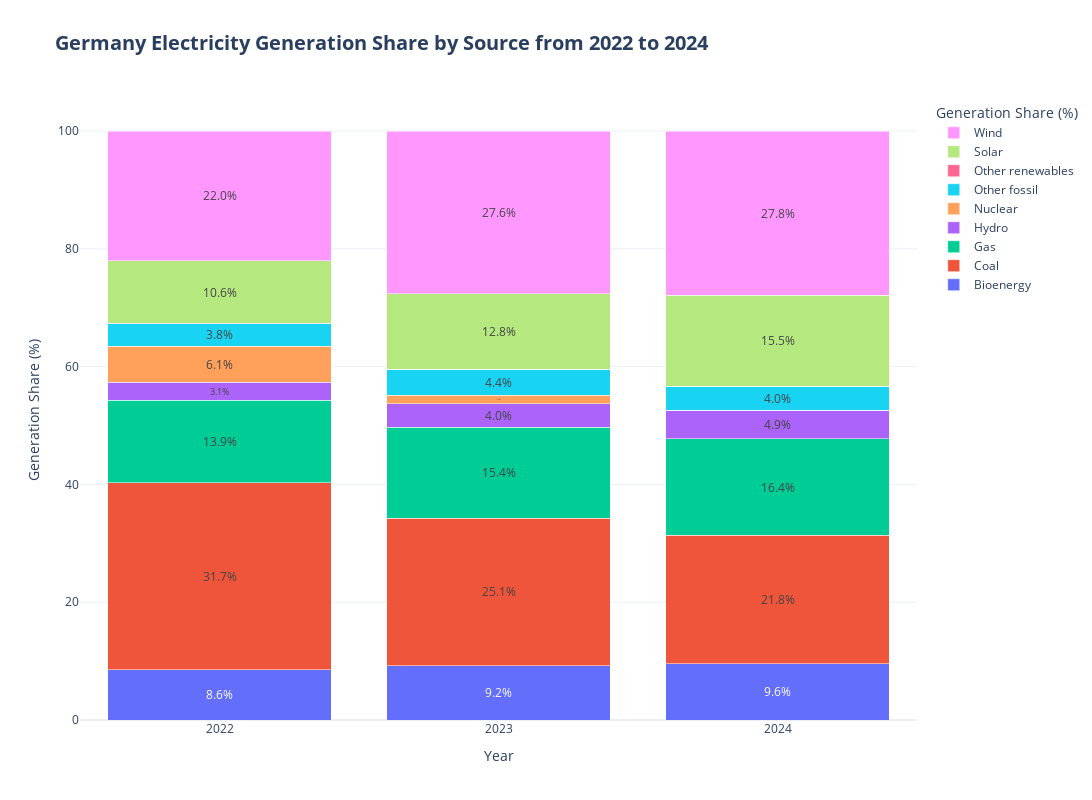

This figure's notebook cell:
### Code cell
plot_electricity_gen_share(df_ger, "Germany", save_as_html=True)

### Figure 1 — Plotly figure (JSON) as saved in the notebook; plotly's stock layout.template omitted (floating-point values rounded to 4 significant figures)
{"data": [{"insidetextanchor": "middle", "name": "Bioenergy", "text": ["8.6%", "9.2%", "9.6%"], "textposition": "inside", "type": "bar", "x": [2022, 2023, 2024], "y": [8.57, 9.21, 9.58]}, {"insidetextanchor": "middle", "name": "Coal", "text": ["31.7%", "25.1%", "21.8%"], "textposition": "inside", "type": "bar", "x": [2022, 2023, 2024], "y": [31.74, 25.08, 21.78]}, {"insidetextanchor": "middle", "name": "Gas", "text": ["13.9%", "15.4%", "16.4%"], "textposition": "inside", "type": "bar", "x": [2022, 2023, 2024], "y": [13.94, 15.38, 16.35]}, {"insidetextanchor": "middle", "name": "Hydro", "text": ["3.1%", "4.0%", "4.9%"], "textposition": "inside", "type": "bar", "x": [2022, 2023, 2024], "y": [3.11, 3.99, 4.89]}, {"insidetextanchor": "middle", "name": "Nuclear", "text": ["6.1%", "1.4%", "0.0%"], "textposition": "inside", "type": "bar", "x": [2022, 2023, 2024], "y": [6.12, 1.45, 0.0]}, {"insidetextanchor": "middle", "name": "Other fossil", "text": ["3.8%", "4.4%", "4.0%"], "textposition": "inside", "type": "bar", "x": [2022, 2023, 2024], "y": [3.82, 4.43, 4.05]}, {"insidetextanchor": "middle", "name": "Other renewables", "text": ["0.0%", "0.0%", "0.0%"], "textposition": "inside", "type": "bar", "x": [2022, 2023, 2024], "y": [0.04, 0.04, 0.04]}, {"insidetextanchor": "middle", "name": "Solar", "text": ["10.6%", "12.8%", "15.5%"], "textposition": "inside", "type": "bar", "x": [2022, 2023, 2024], "y": [10.64, 12.82, 15.46]}, {"insidetextanchor": "middle", "name": "Wind", "text": ["22.0%", "27.6%", "27.8%"], "textposition": "inside", "type": "bar", "x": [2022, 2023, 2024], "y": [22.02, 27.6, 27.85]}], "layout": {"barmode": "stack", "height": 800, "legend": {"title": {"text": "Generation Share (%)"}}, "title": {"font": {"size": 20}, "text": "<b>Germany Electricity Generation Share by Source from 2022 to 2024</b>"}, "width": 1200, "xaxis": {"tickmode": "array", "ticktext": ["2022", "2023", "2024"], "tickvals": [2022, 2023, 2024], "title": {"text": "Year"}}, "yaxis": {"title": {"text": "Generation Share (%)"}}}}
